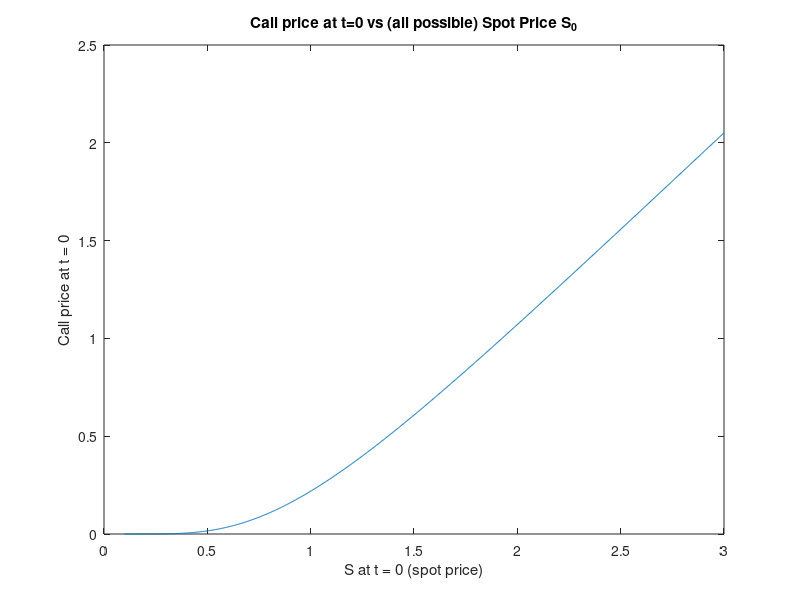

This figure's MATLAB source:
%% PARAMETERS:
% Option parameters:
S0 = 1; K = 0.95; r = 0.001; sigma = 0.5; T = 1;

% Space grid:
N = 1000; 
Smin = 0.1 * S0;
Smax = 3 * S0;
dS = (Smax-Smin)/N;
S = Smin + (0:N) * dS; % space grid (NO LOG PRICE! It's the real price S)

% Time grid:
M = 1000;
dt = T/M;
t = (0:M) * dt;

% Theta method:
theta = 0.5;
% 0 : Implicit Euler, 0.5 : Crank-Nicholson, 1 : Explicit Euler

%% PDE NUMERICAL APPROXIMATION:
% ---------- CHANGE HERE IF NOT EU CALL ---------- %
c = max(S' - K, 0); % EU CALL price vector (terminal condition)
% ------------------------------------------------ %
cnew = zeros(size(c)); % new price vector that we are going to fill

% Build M1 (cf my notes):
A = @(S) (1 - theta) * dt * (-r * S / (2 * dS) + sigma^2 * S^2 / (2 * dS^2)); % DEPENDS ON S !
B = @(S) -1 + dt * (1 - theta) * (-sigma^2 * S^2 / (dS^2) - r);
C = @(S) dt * (1 - theta) * (r * S / (2 * dS) + sigma^2 * S^2 / (2 * dS^2));
% cf page 26 of notes PDE.pdf.

Mat = spalloc(N + 1, N + 1, 3 * (N - 1) + 2); % M1 in my notes
Mat(1, 1) = 1; 
for row=2:N
    Mat(row, [row - 1, row, row + 1]) = [A(S(row)) B(S(row)) C(S(row))];
end
Mat(end, end) = 1;

% Build M2 (cf my notes):
Ah = @(S) -(theta) * dt * (-r * S / (2 * dS) + sigma^2 * S^2 / (2 * dS^2)); % DEPENDS ON S !
Bh = @(S) -1 - dt * (theta) * (-sigma^2 * S^2 / (dS^2) - r);
Ch = @(S) -dt * (theta) * (r * S / (2 * dS) + sigma^2 * S^2 / (2 * dS^2));

Mat_rhs = spalloc(N + 1, N + 1, 3 * (N - 1)); % M2 in my notes
for row=2:N
    Mat_rhs(row, [row - 1, row, row + 1]) = [Ah(S(row)) Bh(S(row)) Ch(S(row))];
end

rhs = zeros(N+1, 1);
for j=M:-1:1 % We know c @ t_j -> we compute c @ t_{j-1}...
    rhs = Mat_rhs * c; % M2 * V_{j+1}

    % ---------- CHANGE HERE IF NOT EU CALL ---------- %
    rhs(1) = 0; % BC @ Smin
    % ------------------------------------------------ %

    % ---------- CHANGE HERE IF NOT EU CALL ---------- %
    rhs(end) = Smax - K*exp(-r*(T-(j-1)*dt)); % BC @ Smax = Smin + N*dS
    % ------------------------------------------------ %
    
    c = Mat \ rhs; % M1^{-1} * (M2 * V_{j+1} + BC_j)
end

%% PLOT:
figure
plot(S, c); 
title('Call price at t=0 vs (all possible) Spot Price S_0'); 
xlabel('S at t = 0 (spot price)');
ylabel('Call price at t = 0');

%% INTERPOLATION:
price_PDE = interp1(S, c, S0, 'spline') % Interpolation of c at spot price S0 (fixed above).
[price_CHECK, ~] = blsprice(S0, K, r, T, sigma) % Comparison w/ B&S price. 